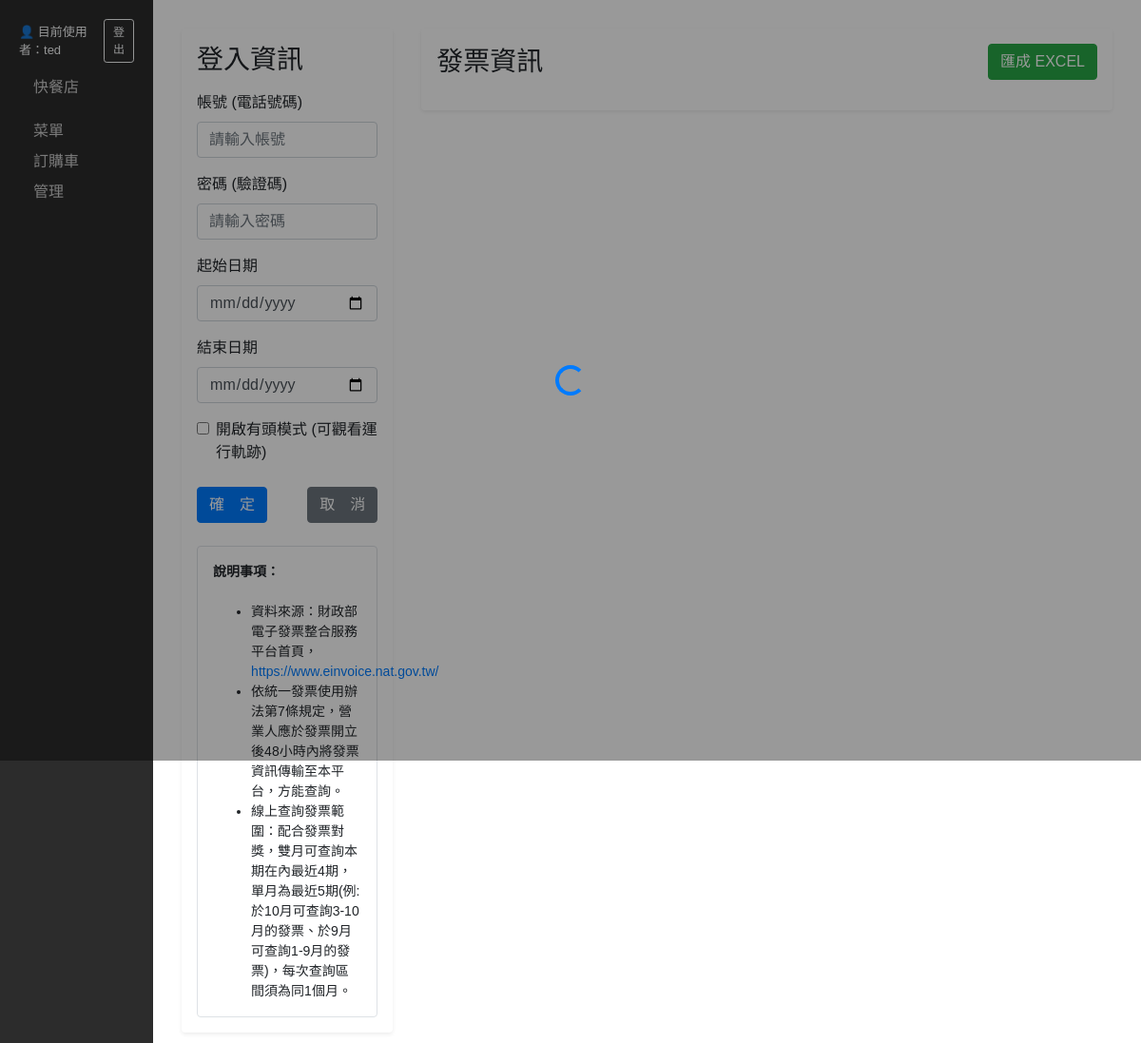
The app's page /webapp/invoice (signed in), older data.
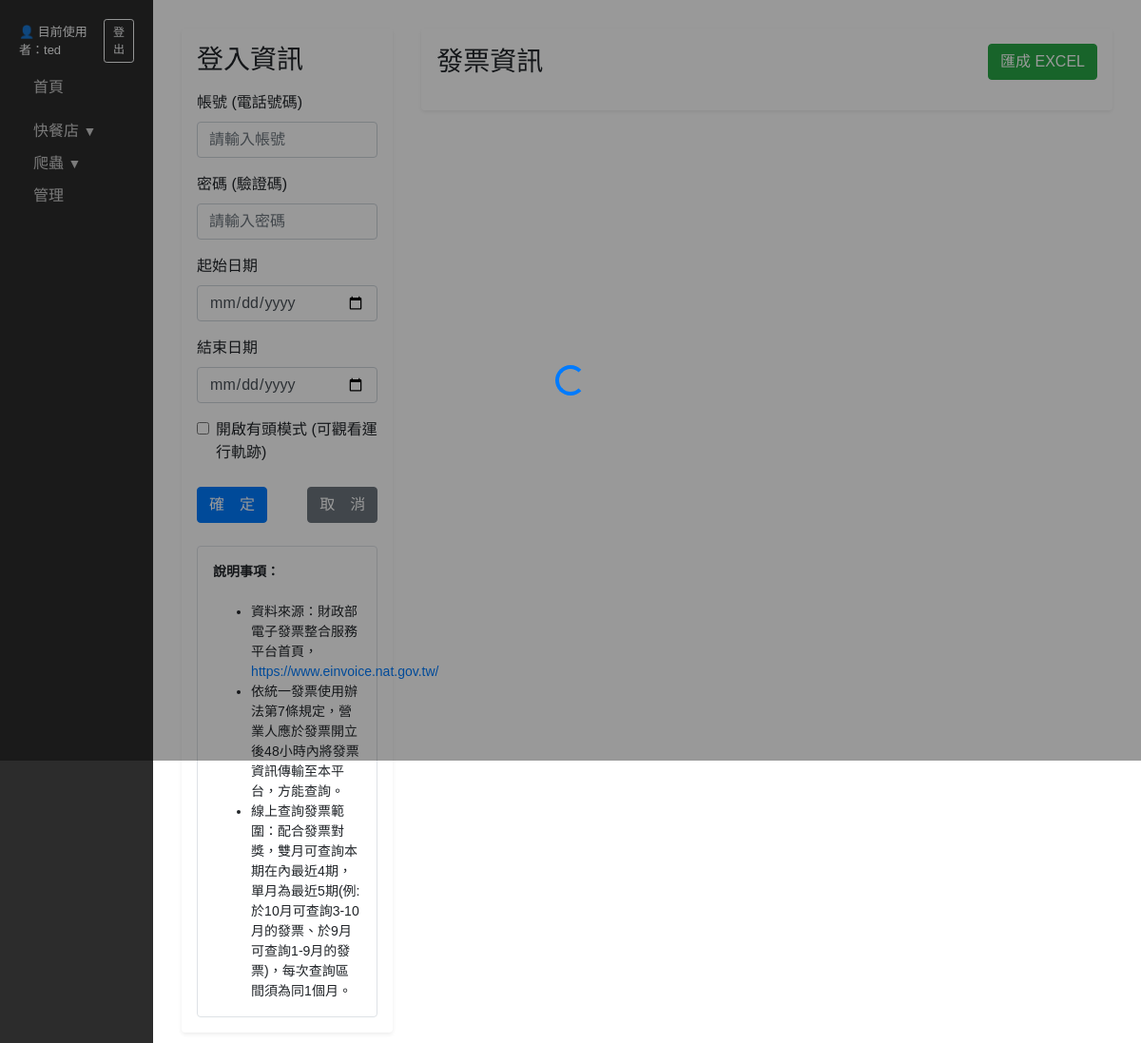
The same page, newer data.
### webapp/models/home.py (models this page shows, shortened)
class Navigation(models.Model):
    title = models.CharField(max_length=100, verbose_name="名稱")  # 顯示文字
    url = models.CharField(max_length=200, blank=True, verbose_name="連結")  # 對應連結
    order = models.PositiveIntegerField(default=0, verbose_name="排序")
    parent_id = models.PositiveIntegerField(default=0, verbose_name="父節點ID")

### webapp/views/invoice.py (the view)
# urls.py: path('invoice', invoice.invoice, name='invoice'),
@login_required(login_url='/')
def invoice(request):
    nav_items = get_navigation()
    data = { 'nav_items': nav_items}
    return render(request, 'webapp/invoice.html', data)

### webapp/utils/home.py (called while the page is built)
def get_navigation():
    all_items = Navigation.objects.all().order_by("order")
    nav_dict = {}
    for item in all_items:
        nav_dict[item.id] = {"obj": item, "children": []}
    roots = []
    for item in all_items:
        if item.parent_id == 0:
            roots.append(nav_dict[item.id])
        else:
            nav_dict[item.parent_id]["children"].append(nav_dict[item.id])
    return roots

### templates/webapp/invoice.html (shortened to what this page needs)
{% extends 'webapp/home.html' %}
{% block content %}
<div id="app">
    <div v-if="loading" class="overlay">
        <div class="spinner-border text-primary" role="status">
        </div>
    </div>
    <div class="row">
        <div class="col-md-3">
            <div class="bg-gradient-light p-3 rounded shadow-sm">
                <h3 class="mb-3">登入資訊</h3>
                <div class="form-group">
                    <label>帳號 (電話號碼)</label>
                    <input v-model="username" type="text" class="form-control" placeholder="請輸入帳號" v-on:keyup.enter="btnConfirm">
                </div>
                <div class="form-group mt-3">
                    <label>密碼 (驗證碼)</label>
                    <input v-model="password" type="password" class="form-control" placeholder="請輸入密碼" v-on:keyup.enter="btnConfirm">
                </div>
                <div class="form-group mt-3">
                    <label>起始日期</label>
                    <input v-model="startDate" type="date" class="form-control">
                </div>
                <div class="form-group mt-3">
                    <label>結束日期</label>
                    <input v-model="endDate" type="date" class="form-control">
                </div>
                <div class="form-check mt-3">
                    <input v-model="headless" type="checkbox" id="headless" class="form-check-input">
                    <label for="headless" class="form-check-label">開啟有頭模式 (可觀看運行軌跡)</label>
                </div>
                <div class="mt-4 d-flex justify-content-between">
                    <input type="button" v-on:click="btnConfirm" class="btn btn-primary" value="確　定" />
                    <input type="button" v-on:click="btnCancel" class="btn btn-secondary" value="取　消" />
                </div>
                <div class="mt-4 p-3 border rounded" style="font-size: 0.875rem; line-height: 1.5;">
                    <strong>說明事項：</strong>
                    <ul class="mb-0">
                        <br>
                        <li>資料來源：財政部電子發票整合服務平台首頁，<a href="https://www.einvoice.nat.gov.tw/" target="_blank">https://www.einvoice.nat.gov.tw/</a></li>
                        <li>依統一發票使用辦法第7條規定，營業人應於發票開立後48小時內將發票資訊傳輸至本平台，方能查詢。</li>
                        <li>線上查詢發票範圍：配合發票對獎，雙月可查詢本期在內最近4期，單月為最近5期(例:於10月可查詢3-10月的發票、於9月可查詢1-9月的發票)，每次查詢區間須為同1個月。</li>
                    </ul>
                </div>
            </div>
        </div>
        <div class="col-md-9">
            <div class="p-3 rounded shadow-sm bg-white">
                <div class="d-flex justify-content-between align-items-center mb-3">
                    <h3 class="mb-0">發票資訊</h3>
                    <button @click="exportExcel" class="btn btn-success text-white">
                        匯成 EXCEL
                    </button>
                </div>
            </div>
        </div>
    </div>
</div>
{% endblock %}

### templates/webapp/home.html (shortened to what this page needs)
<!DOCTYPE html>
<html lang="zh-Hant">
<head>
    {% block head_extra %}
    <link href="https://cdn.jsdelivr.net/npm/bootstrap@4.6.2/dist/css/bootstrap.min.css" rel="stylesheet">
    {% endblock %}
    <link rel="stylesheet" href="https://unpkg.com/vue-easytable/libs/theme-default/index.css">
    <link rel="stylesheet" href="https://cdn.jsdelivr.net/npm/sweetalert2@11/dist/sweetalert2.min.css">
</head>
<body>
    <div class="layout-container">
        <div class="sidebar">
            {% if request.user.is_authenticated %}
              <div class="text-light mb-3 d-flex justify-content-between align-items-center" style="font-size: 13px;">
                  <span>👤 目前使用者：{{ request.user.username }}</span>
                  <form action="{% url 'logout' %}" method="post" style="margin: 0;">
                      <button type="submit" class="btn btn-outline-light btn-sm" style="font-size: 12px;">登出</button>
                  </form>
              </div>
            {% endif %}
<ul>
            {% for node in nav_items %}
                <li>
                    {% if node.children %}
                        <span class="toggle-node" onclick="toggleChildren({{ node.obj.id }})">
                            {% if node.obj.order == 1 %}
                                <strong>{{ node.obj.title }}</strong>
                            {% else %}
                                {{ node.obj.title }}
                            {% endif %}
                        </span>
                    {% else %}
                        {% if node.obj.order == 1 %}
                            <h2><a href="{{ node.obj.url }}">{{ node.obj.title }}</a></h2>
                        {% else %}
                            <a href="{{ node.obj.url }}">{{ node.obj.title }}</a>
                        {% endif %}
                    {% endif %}
                </li>
            {% endfor %}
            </ul>
        </div>
        <div class="content">
            {% block content %}{% endblock %}
        </div>
    </div>
</body>
</html>

Row changes from the older to the newer data that the page shows:
no longer on this page (row edited): Navigation: obj "菜單"
no longer on this page (row edited): Navigation: obj "訂購車"
added Navigation: obj "首頁"
changed Navigation "快餐店": order 1 → 2 (drawn); url "/webapp/home" → empty (drawn)
added Navigation: obj "爬蟲"
